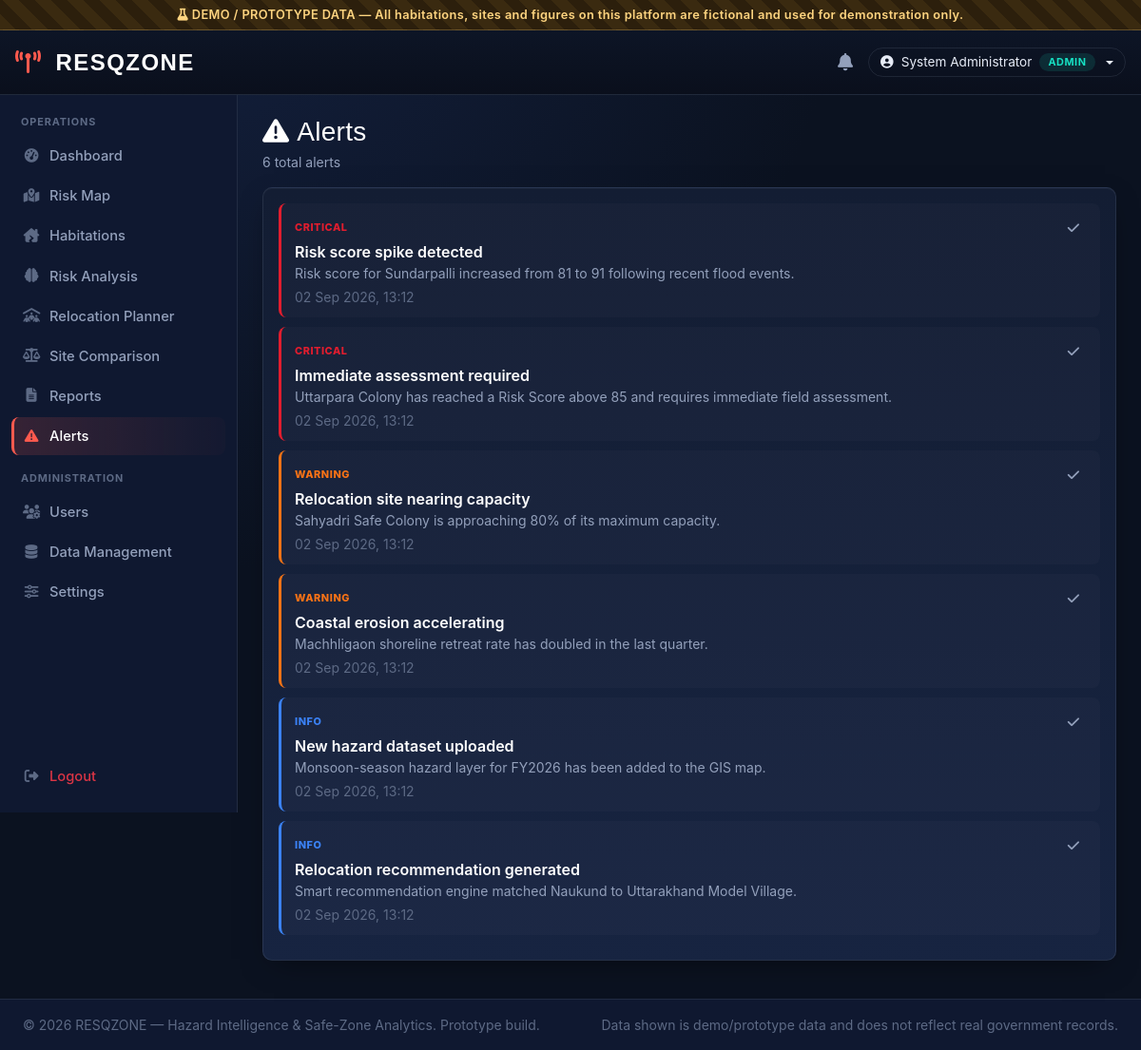
The app's page /alerts.php (signed in) with its own data.
### tables this page shows
CREATE TABLE `alerts` (
  `id` INT AUTO_INCREMENT PRIMARY KEY,
  `type` ENUM('CRITICAL','WARNING','INFO') NOT NULL DEFAULT 'INFO',
  `title` VARCHAR(200) NOT NULL,
  `message` VARCHAR(500) NOT NULL,
  `related_habitation_id` INT DEFAULT NULL,
  `related_site_id` INT DEFAULT NULL,
  `is_read` TINYINT(1) NOT NULL DEFAULT 0,
  `created_at` DATETIME NOT NULL DEFAULT CURRENT_TIMESTAMP,
  FOREIGN KEY (related_habitation_id) REFERENCES habitations(id) ON DELETE SET NULL,
  FOREIGN KEY (related_site_id) REFERENCES relocation_sites(id) ON DELETE SET NULL
);

### includes/auth.php (called while the page is built, shortened)
<?php
function isLoggedIn(): bool
{
    return isset($_SESSION['user_id']);
}
function currentUser(): ?array
{
    return [
        'id'    => $_SESSION['user_id'],
        'name'  => $_SESSION['user_name'],
        'email' => $_SESSION['user_email'],
        'role'  => $_SESSION['user_role'],
    ];
}
function sanitize(string $value): string
{
    return htmlspecialchars(trim($value), ENT_QUOTES, 'UTF-8');
}

### alerts.php (the view, shortened to what this page needs)
<?php
require_once __DIR__ . '/includes/auth.php';
$conn = getDbConnection();
$alerts = $conn->query("SELECT * FROM alerts ORDER BY is_read ASC, FIELD(type,'CRITICAL','WARNING','INFO'), created_at DESC")->fetch_all(MYSQLI_ASSOC);
require_once __DIR__ . '/includes/header.php';
require_once __DIR__ . '/includes/sidebar.php';
?>
<h3 class="text-white mb-1"><i class="fa-solid fa-triangle-exclamation me-2"></i>Alerts</h3>
<p class="text-dim small mb-3"><?= count($alerts) ?> total alerts</p>
<div class="hz-panel p-3">
<?php if (empty($alerts)): ?>
  <div class="empty-state"><i class="fa-solid fa-check-circle"></i><div>No alerts recorded.</div></div>
<?php else: foreach ($alerts as $a): ?>
  <div class="alert-item <?= $a['type'] ?> d-flex justify-content-between align-items-start <?= $a['is_read'] ? 'opacity-50' : '' ?>">
    <div>
      <span class="alert-tag <?= $a['type'] ?>"><?= $a['type'] ?></span>
      <div class="text-white fw-semibold mt-1"><?= sanitize($a['title']) ?></div>
      <div class="text-dim small"><?= sanitize($a['message']) ?></div>
      <div class="text-faint small mt-1"><?= date('d M Y, H:i', strtotime($a['created_at'])) ?></div>
    </div>
    <?php if (!$a['is_read']): ?><a href="alerts.php?mark_read=<?= $a['id'] ?>" class="btn btn-hz-ghost btn-sm" title="Mark as read"><i class="fa-solid fa-check"></i></a><?php endif; ?>
  </div>
<?php endforeach; endif; ?>
</div>
<?php require_once __DIR__ . '/includes/footer.php'; ?>

### includes/header.php (shortened to what this page needs)
<?php
$user = currentUser();
$base = $base ?? '';
?>
<!DOCTYPE html>
<html lang="en">
<head>
<link href="https://cdn.jsdelivr.net/npm/bootstrap@5.3.3/dist/css/bootstrap.min.css" rel="stylesheet">
<link rel="stylesheet" href="https://cdnjs.cloudflare.com/ajax/libs/font-awesome/6.5.2/css/all.min.css">
<link rel="stylesheet" href="https://unpkg.com/leaflet@1.9.4/dist/leaflet.css">
<link rel="stylesheet" href="<?= $base ?>assets/css/style.css">
</head>
<body>
<?php if (DEMO_MODE): ?>
<div class="demo-banner"><i class="fa-solid fa-flask"></i> DEMO / PROTOTYPE DATA — All habitations, sites and figures on this platform are fictional and used for demonstration only.</div>
<?php endif; ?>
<nav class="navbar navbar-expand-lg app-navbar">
  <div class="container-fluid px-3">
    <a class="navbar-brand app-brand" href="<?= $base ?>dashboard.php">
      <i class="fa-solid fa-tower-broadcast"></i> RESQZONE
    </a>
    <div class="ms-auto d-flex align-items-center gap-3">
      <a href="<?= $base ?>alerts.php" class="alert-bell" title="Alerts">
        <i class="fa-solid fa-bell"></i>
      </a>
      <div class="dropdown">
        <button class="btn user-chip dropdown-toggle" type="button" data-bs-toggle="dropdown">
          <i class="fa-solid fa-circle-user"></i>
          <span class="d-none d-md-inline"><?= sanitize($user['name'] ?? 'User') ?></span>
          <span class="role-pill"><?= sanitize($user['role'] ?? '') ?></span>
        </button>
      </div>
    </div>
  </div>
</nav>
<div class="app-shell">

### includes/sidebar.php (shortened to what this page needs)
<?php
$current = basename($_SERVER['SCRIPT_NAME']);
function navActive(string $file, string $current): string { return $file === $current ? 'active' : ''; }
$role = $_SESSION['user_role'] ?? '';
$base = $base ?? '';
?>
<aside class="sidebar" id="appSidebar">
  <div class="sidebar-section-label">Operations</div>
  <a class="side-link <?= navActive('dashboard.php', $current) ?>" href="<?= $base ?>dashboard.php"><i class="fa-solid fa-gauge-high"></i> Dashboard</a>
  <a class="side-link <?= navActive('risk-map.php', $current) ?>" href="<?= $base ?>risk-map.php"><i class="fa-solid fa-map-location-dot"></i> Risk Map</a>
  <a class="side-link <?= navActive('habitations.php', $current) ?>" href="<?= $base ?>habitations.php"><i class="fa-solid fa-house-chimney-crack"></i> Habitations</a>
  <a class="side-link <?= navActive('ai-analysis.php', $current) ?>" href="<?= $base ?>ai-analysis.php"><i class="fa-solid fa-brain"></i> Risk Analysis</a>
  <a class="side-link <?= navActive('relocation.php', $current) ?>" href="<?= $base ?>relocation.php"><i class="fa-solid fa-people-roof"></i> Relocation Planner</a>
  <a class="side-link <?= navActive('site-comparison.php', $current) ?>" href="<?= $base ?>site-comparison.php"><i class="fa-solid fa-scale-balanced"></i> Site Comparison</a>
  <a class="side-link <?= navActive('reports.php', $current) ?>" href="<?= $base ?>reports.php"><i class="fa-solid fa-file-lines"></i> Reports</a>
  <a class="side-link <?= navActive('alerts.php', $current) ?>" href="<?= $base ?>alerts.php"><i class="fa-solid fa-triangle-exclamation"></i> Alerts</a>
  <?php if ($role === 'admin'): ?>
  <div class="sidebar-section-label">Administration</div>
  <a class="side-link <?= navActive('users.php', $current) ?>" href="<?= $base ?>admin/users.php"><i class="fa-solid fa-users-gear"></i> Users</a>
  <a class="side-link <?= navActive('data.php', $current) ?>" href="<?= $base ?>admin/data.php"><i class="fa-solid fa-database"></i> Data Management</a>
  <a class="side-link <?= navActive('settings.php', $current) ?>" href="<?= $base ?>admin/settings.php"><i class="fa-solid fa-sliders"></i> Settings</a>
  <?php endif; ?>
  <a class="side-link text-danger" href="<?= $base ?>logout.php"><i class="fa-solid fa-right-from-bracket"></i> Logout</a>
</aside>
<main class="main-content">

### includes/footer.php (shortened to what this page needs)
</main>
</div>
<footer class="app-footer">
  <div class="container-fluid px-4 py-3 d-flex flex-wrap justify-content-between small">
    <span>&copy; <?= date('Y') ?> RESQZONE — Hazard Intelligence & Safe-Zone Analytics. Prototype build.</span>
    <span>Data shown is demo/prototype data and does not reflect real government records.</span>
  </div>
</footer>
</body>
</html>

### assets/css/style.css (style rules this page uses)
:root { --hz-bg: #0b1220; --hz-bg-alt: #0f1830; --hz-panel: #131d33; --hz-panel-alt: #182645; --hz-border: rgba(148,163,184,0.14); --hz-border-strong: rgba(148,163,184,0.28); --hz-text: #e7ecf7; --hz-text-dim: #93a0bb; --hz-text-faint: #5d6a85; --hz-critical: #e11d2e; --hz-high: #f97316; --hz-moderate: #eab308; --hz-safe: #22c55e; --hz-info: #3b82f6; --hz-accent: #ff5a4e; --hz-accent-2: #17e0c3; --font-display: 'Barlow Condensed', 'Oswald', sans-serif; --font-body: 'Inter', 'Segoe UI', sans-serif; --font-mono: 'JetBrains Mono', 'Roboto Mono', monospace; --radius: 10px; --shadow-panel: 0 1px 0 rgba(255,255,255,0.03) inset, 0 10px 30px -12px rgba(0,0,0,0.55); }
* { box-sizing:border-box; }
html,body { background: radial-gradient(circle at 15% -10%, #142140 0%, var(--hz-bg) 45%) fixed; color: var(--hz-text); font-family: var(--font-body); min-height:100vh; }
h1,h2,h3,h4,h5,.font-display { font-family: var(--font-display); letter-spacing:0.01em; }
a { text-decoration:none; }
.demo-banner { background: repeating-linear-gradient(45deg, #3a2a10, #3a2a10 12px, #2c1f0c 12px, #2c1f0c 24px); color:#ffd580; text-align:center; font-size:0.8rem; padding:6px 10px; font-weight:600; letter-spacing:0.03em; border-bottom:1px solid rgba(255,213,128,0.25); }
.app-navbar { background: linear-gradient(180deg, #0d1526 0%, #0a0f1c 100%); border-bottom:1px solid var(--hz-border); padding: 0.65rem 0; position: sticky; top:0; z-index:1030; }
.app-brand { font-family: var(--font-display); font-weight:800; font-size:1.5rem; letter-spacing:0.06em; color:#fff !important; }
.app-brand i { color: var(--hz-accent); margin-right:6px; }
.alert-bell { position:relative; color:var(--hz-text-dim); font-size:1.15rem; }
.user-chip { color: var(--hz-text); border:1px solid var(--hz-border); border-radius:30px; padding:4px 12px; font-size:0.85rem; display:flex; align-items:center; gap:8px; }
.role-pill { background: rgba(23,224,195,0.12); color:var(--hz-accent-2); border-radius:20px; padding:1px 9px; font-size:0.68rem; text-transform:uppercase; letter-spacing:0.05em; font-weight:700; }
.app-shell { display:flex; min-height: calc(100vh - 45px); align-items:stretch; }
.sidebar { width: 250px; flex-shrink:0; background: var(--hz-bg-alt); border-right:1px solid var(--hz-border); padding: 18px 12px; display:flex; flex-direction:column; gap:2px; position: sticky; top:45px; align-self:flex-start; height: calc(100vh - 45px); overflow-y:auto; }
.sidebar-section-label { font-size:0.68rem; text-transform:uppercase; letter-spacing:0.08em; color:var(--hz-text-faint); font-weight:700; margin:14px 10px 6px; }
.sidebar-section-label:first-child { margin-top:2px; }
.side-link { color:var(--hz-text-dim); padding:9px 12px; border-radius:8px; font-size:0.92rem; display:flex; align-items:center; gap:10px; font-weight:500; transition:.15s; }
.side-link i { width:18px; text-align:center; color:var(--hz-text-faint); }
.side-link.active { background: linear-gradient(90deg, rgba(255,90,78,0.16), rgba(255,90,78,0.02)); color:#fff; border-left:3px solid var(--hz-accent); padding-left:9px; }
.side-link.active i { color: var(--hz-accent); }
.main-content { flex:1; padding: 22px 26px 40px; min-width:0; }
.app-footer { background: var(--hz-bg-alt); border-top:1px solid var(--hz-border); color:var(--hz-text-faint); }
.hz-panel { background: linear-gradient(180deg, var(--hz-panel) 0%, var(--hz-panel-alt) 130%); border:1px solid var(--hz-border); border-radius: var(--radius); box-shadow: var(--shadow-panel); }
.btn-hz-ghost { color:var(--hz-text-dim); background:transparent; border:none; }
.alert-item { border-left:3px solid; border-radius:8px; padding:11px 14px; background:rgba(255,255,255,0.02); margin-bottom:10px; }
.alert-item.CRITICAL { border-color:var(--hz-critical); }
.alert-item.WARNING { border-color:var(--hz-high); }
.alert-item.INFO { border-color:var(--hz-info); }
.alert-tag { font-size:0.68rem; font-weight:800; letter-spacing:0.05em; text-transform:uppercase; }
.alert-tag.CRITICAL { color:var(--hz-critical); }
.alert-tag.WARNING { color:var(--hz-high); }
.alert-tag.INFO { color:var(--hz-info); }
.text-dim { color:var(--hz-text-dim); }
.text-faint { color:var(--hz-text-faint); }

### records on screen
alerts: type "CRITICAL", title "Risk score spike detected", message "Risk score for Sundarpalli increased from 81 to 91 following recent flood events.", created_at "02 Sep 2026, 13:12"
alerts: type "CRITICAL", title "Immediate assessment required", message "Uttarpara Colony has reached a Risk Score above 85 and requires immediate field assessment.", created_at "02 Sep 2026, 13:12"
alerts: type "WARNING", title "Relocation site nearing capacity", message "Sahyadri Safe Colony is approaching 80% of its maximum capacity.", created_at "02 Sep 2026, 13:12"
alerts: type "WARNING", title "Coastal erosion accelerating", message "Machhligaon shoreline retreat rate has doubled in the last quarter.", created_at "02 Sep 2026, 13:12"
alerts: type "INFO", title "New hazard dataset uploaded", message "Monsoon-season hazard layer for FY2026 has been added to the GIS map.", created_at "02 Sep 2026, 13:12"
alerts: type "INFO", title "Relocation recommendation generated", message "Smart recommendation engine matched Naukund to Uttarakhand Model Village.", created_at "02 Sep 2026, 13:12"

### other values on screen
$user['name'] "System Administrator"
$user['role'] "ADMIN"
count($alerts) "6"
